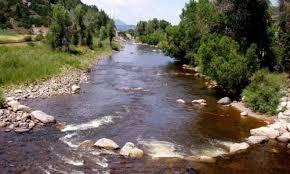
#> input picture MLP304x_0.1-A_EN/Lab 4/images/rivers/ANd9GcQ-Y4lf0VySCfoago7CrpHOCl1LHcbHaB2BMf6UvUSkeV4dtoIKlA.jpg, 290 x 174 px
$ jupyter execute --allow-errors 'Lab 4.ipynb'   (shell and % lines are left out)
#> lines starting #> are read from the running program, lines starting #| are printed output that depends on the picture
# Fitting Gaussian Mixture Models with EM

In this assignment you will
* implement the EM algorithm for a Gaussian mixture model
* apply your implementation to cluster images
* explore clustering results and interpret the output of the EM algorithm

**Note to Amazon EC2 users**: To conserve memory, make sure to stop all the other notebooks before running this notebook.

[cell 1]
from google.colab import drive
drive.mount('/content/drive')

## Import necessary packages

[cell 2]
import pandas as pd
import numpy as np
import matplotlib.pyplot as plt
import copy
from scipy.stats import multivariate_normal

### Try the model on simulated data

To visually comprehend how the EM model will work, we will generate some observations from a mixture of Gaussians and then run our EM algorithm to discover the mixture components. We'll begin with a function to generate the data, and a quick plot to visualize its output for a 2-dimensional mixture of three Gaussians.

Now we will create a function to generate data from a mixture of Gaussians model.

[cell 3]
def generate_MoG_data(num_data, means, covariances, weights):
    """ Creates a list of data points """
#> called with num_data = 100
    num_clusters = len(weights)
    data = []
    for i in range(num_data):
        #  Use np.random.choice and weights to pick a cluster id greater than or equal to 0 and less than num_clusters.
        k = np.random.choice(len(weights), 1, p=weights)[0]

        # Use np.random.multivariate_normal to create data from this cluster
        x = np.random.multivariate_normal(means[k], covariances[k])

        data.append(x)
    return data

After specifying a particular set of clusters (so that the results are reproducible across assignments), we use the above function to generate a dataset.

[cell 4]
# Model parameters
init_means = [
    [5, 0], # mean of cluster 1
    [1, 1], # mean of cluster 2
    [0, 5]  # mean of cluster 3
]
init_covariances = [
    [[.5, 0.], [0, .5]], # covariance of cluster 1
    [[.92, .38], [.38, .91]], # covariance of cluster 2
    [[.5, 0.], [0, .5]]  # covariance of cluster 3
]
init_weights = [1/4., 1/2., 1/4.]  # weights of each cluster

# Generate data
np.random.seed(4)
data = generate_MoG_data(100, init_means, init_covariances, init_weights)

[cell 5]
data

Now plot the data you created above. The plot should be a scatterplot with 100 points that appear to roughly fall into three clusters.

[cell 6]
plt.figure()
d = np.vstack(data)
plt.plot(d[:,0], d[:,1],'ko')
plt.rcParams.update({'font.size':16})
plt.tight_layout()
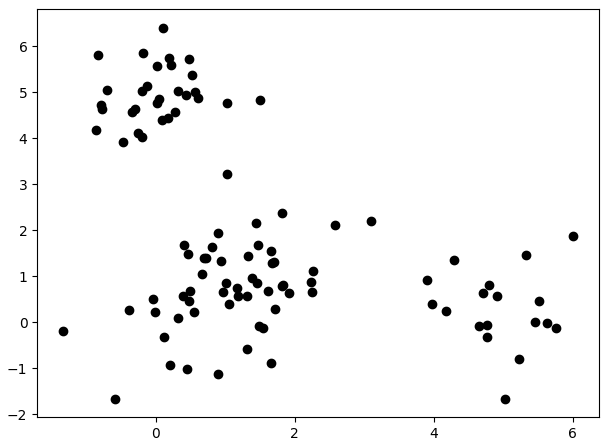
#> figure drawn by matplotlib, 1 panel

**EM Algorithm**

[cell 7]
def log_sum_exp(Z):
    """ Compute log(\sum_i exp(Z_i)) for some array Z."""
    return np.max(Z) + np.log(np.sum(np.exp(Z - np.max(Z))))

def loglikelihood(data, weights, means, covs):
    """ Compute the loglikelihood of the data for a Gaussian mixture model with the given parameters. """
    num_clusters = len(means)
    num_dim = len(data[0])

    ll = 0
    for d in data:

        Z = np.zeros(num_clusters)
        for k in range(num_clusters):

            # Compute (x-mu)^T * Sigma^{-1} * (x-mu)
            delta = np.array(d) - means[k]
            exponent_term = np.dot(delta.T, np.dot(np.linalg.inv(covs[k]), delta))

            # Compute loglikelihood contribution for this data point and this cluster
            Z[k] += np.log(weights[k])
            Z[k] -= 1/2. * (num_dim * np.log(2*np.pi) + np.log(np.linalg.det(covs[k])) + exponent_term)

        # Increment loglikelihood contribution of this data point across all clusters
        ll += log_sum_exp(Z)

    return ll

[cell 8]
def EM(data, init_means, init_covariances, init_weights, maxiter=1000, thresh=1e-4):

    # Make copies of initial parameters, which we will update during each iteration
    means = init_means[:]
    covariances = init_covariances[:]
    weights = init_weights[:]

    # Infer dimensions of dataset and the number of clusters
    num_data = len(data)
    num_dim = len(data[0])
    num_clusters = len(means)

    # Initialize some useful variables
    resp = np.zeros((num_data, num_clusters))
    ll = loglikelihood(data, weights, means, covariances)
    ll_trace = [ll]

    for i in range(maxiter):
        if i % 5 == 0:
            print("Iteration %s" % i)

        # E-step: compute responsibilities
        # Update resp matrix so that resp[j, k] is the responsibility of cluster k for data point j.
        # Hint: To compute likelihood of seeing data point j given cluster k, use multivariate_normal.pdf.
        for j in range(num_data):
            for k in range(num_clusters):
                # YOUR CODE HERE
                resp[j, k] = weights[k] * multivariate_normal.pdf(data[j], means[k], covariances[k])
        row_sums = resp.sum(axis=1)[:, np.newaxis]
        resp = resp / row_sums # normalize over all possible cluster assignments

        # M-step
        # Compute the total responsibility assigned to each cluster, which will be useful when
        # implementing M-steps below. In the lectures this is called N^{soft}
        counts = np.sum(resp, axis=0)

        for k in range(num_clusters):

            # Update the weight for cluster k using the M-step update rule for the cluster weight, \hat{\pi}_k.
            # YOUR CODE HERE
            weights[k] = counts[k]/num_data
            # Update means for cluster k using the M-step update rule for the mean variables.
            # This will assign the variable means[k] to be our estimate for \hat{\mu}_k.
            weighted_sum = 0
            for j in range(num_data):
                # YOUR CODE HERE
                weighted_sum += resp[j,k]*data[j]
            # YOUR CODE HERE
            means[k] = weighted_sum/counts[k]

            # Update covariances for cluster k using the M-step update rule for covariance variables.
            # This will assign the variable covariances[k] to be the estimate for \hat{\Sigma}_k.
            weighted_sum = np.zeros((num_dim, num_dim))
            for j in range(num_data):
                # YOUR CODE HERE (Hint: Use np.outer on the data[j] and this cluster's mean)
                weighted_sum += resp[j,k] * np.outer(data[j] - means[k], data[j] - means[k])
            # YOUR CODE HERE
            covariances[k] = weighted_sum/counts[k]


        # Compute the loglikelihood at this iteration
        # YOUR CODE HERE
        ll_latest = loglikelihood(data, weights, means, covariances)
        ll_trace.append(ll_latest)

        # Check for convergence in log-likelihood and store
        if (ll_latest - ll) < thresh and ll_latest > -np.inf:
            break
        ll = ll_latest

    if i % 5 != 0:
        print("Iteration %s" % i)

    out = {'weights': weights, 'means': means, 'covs': covariances, 'loglik': ll_trace, 'resp': resp}

    return out

[cell 9]
np.random.seed(5)

# Run EM
results = EM(data, init_means, init_covariances, init_weights)

[cell 10]
results['weights']

[cell 11]
results['means']

[cell 12]
results['covs']

[cell 13]
results['resp']

[cell 14]
results['loglik']

Now we'll fit a mixture of Gaussians to this data using our implementation of the EM algorithm. As with k-means, it is important to ask how we obtain an initial configuration of mixing weights and component parameters. In this simple case, we'll take three random points to be the initial cluster means, use the empirical covariance of the data to be the initial covariance in each cluster (a clear overestimate), and set the initial mixing weights to be uniform across clusters.

For sklearn's model, there is no internal customization to output values, but fortunately we can still listen to its log through `sys.stdout` stream. **Enable `verbose=50` to save the model running course to a buffer.**

[cell 15]
# redirect the log print into a buffer
import io, sys
log_buffer = io.StringIO()
default_stdout = sys.stdout
sys.stdout = log_buffer

# Create the model using Sklearn's library. Make sure to set verbosity to level 50
from sklearn.mixture import GaussianMixture
model = GaussianMixture(n_components=len(init_weights), random_state=5, verbose=50, means_init=init_means, weights_init=init_weights, precisions_init=np.linalg.inv(init_covariances))
model.fit(data)
# results = EM(data, initial_means, initial_covs, initial_weights)

sys.stdout = default_stdout
log_buffer.seek(0)
print(log_buffer.read())

**Note**. Like k-means, EM is prone to converging to a local optimum. In practice, you may want to run EM multiple times with different random initialization. We have omitted multiple restarts to keep the assignment reasonably short. For the purpose of this assignment, we assign a particular random seed (`random_state=5`) to ensure consistent results among the students.

We can extract related information from the fitted model in variable `model`. Specific parameters can be found <a href="https://scikit-learn.org/stable/modules/generated/sklearn.mixture.GaussianMixture.html">here</a>.

*For the following quiz questions, please round your answer to the nearest thousandth (3 decimals)*

**Quiz Question**: What is the weight that EM assigns to the first component after running the above codeblock?

[cell 16]
model.weights_

**Quiz Question**: Using the same set of results, obtain the mean that EM assigns the second component. What is the mean in the first dimension?

[cell 17]
model.means_

**Quiz Question**: Using the same set of results, obtain the covariance that EM assigns the third component. What is the variance in the first dimension?

[cell 18]
model.covariances_

### Plot progress of parameters

One useful feature of testing our implementation on low-dimensional simulated data is that we can easily visualize the results.

We will use the following `plot_contours` function to visualize the Gaussian components over the data at three different points in the algorithm's execution:

1. At initialization (using initial_mu, initial_cov, and initial_weights)
2. After running the algorithm to completion
3. After just 12 iterations (using parameters estimates returned when setting `maxiter=12`)

[cell 19]
import matplotlib.mlab as mlab

# provided function to display bivariate normal contours
def bivariate_normal(X, Y, sigmax=1.0, sigmay=1.0,
                     mux=0.0, muy=0.0, sigmaxy=0.0):


    Xmu = X-mux
    Ymu = Y-muy

    rho = sigmaxy/(sigmax*sigmay)
    z = Xmu**2/sigmax**2 + Ymu**2/sigmay**2 - 2*rho*Xmu*Ymu/(sigmax*sigmay)
    denominator = 2*np.pi*sigmax*sigmay*np.sqrt(1-rho**2)
    return np.exp(-z/(2*(1-rho**2))) / denominator


def plot_contours(data, means, covs, title):
#> called with title = 'First clusters'
    plt.figure()
    plt.plot([x[0] for x in data], [y[1] for y in data],'ko') # data

    delta = 0.025
    k = len(means)
    x = np.arange(-2.0, 7.0, delta)
    y = np.arange(-2.0, 7.0, delta)
    X, Y = np.meshgrid(x, y)
    col = ['green', 'red', 'indigo']
    for i in range(k):
        mean = means[i]
        cov = covs[i]
        sigmax = np.sqrt(cov[0][0])
        sigmay = np.sqrt(cov[1][1])
        sigmaxy = cov[0][1]/(sigmax*sigmay)
        Z = bivariate_normal(X, Y, sigmax, sigmay, mean[0], mean[1], sigmaxy)
        plt.contour(X, Y, Z, colors = col[i])
        plt.title(title)
    plt.rcParams.update({'font.size':16})
    plt.tight_layout()

[cell 20]
plot_contours(data, init_means, init_covariances, 'First clusters')
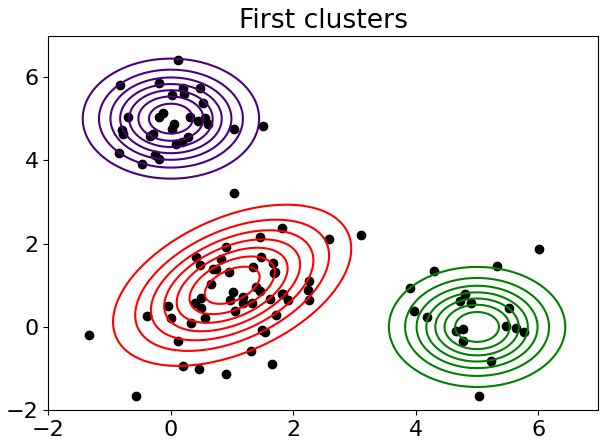
#> figure drawn by matplotlib, 1 panel

[cell 21]
# Parameters after running EM to convergence
plot_contours(data, model.means_, model.covariances_, 'Final clusters')
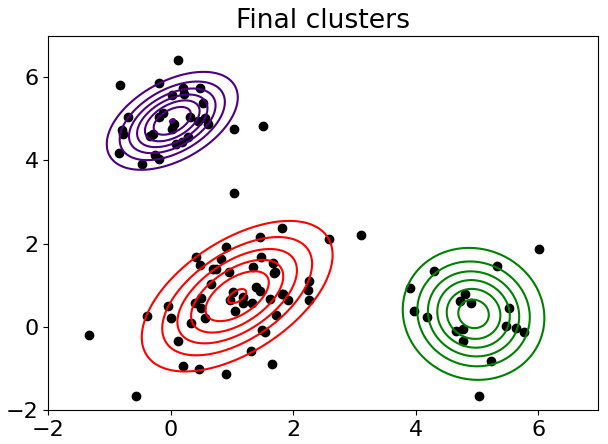
#> figure drawn by matplotlib, 1 panel

**Quiz Question**: Plot the loglikelihood that is observed at each iteration. Is the loglikelihood plot monotonically increasing, monotonically decreasing, or neither [multiple choice]?

[cell 22]
# extract the log likelihood from the buffer
log_buffer.seek(0)
buffered_text = log_buffer.read()
# YOUR CODE HERE
loglikelihoods = results['loglik']

[cell 23]
plt.plot(range(len(loglikelihoods)), loglikelihoods, linewidth=4)
plt.xlabel('Iteration')
plt.ylabel('Log-likelihood')
plt.rcParams.update({'font.size':16})
plt.tight_layout()
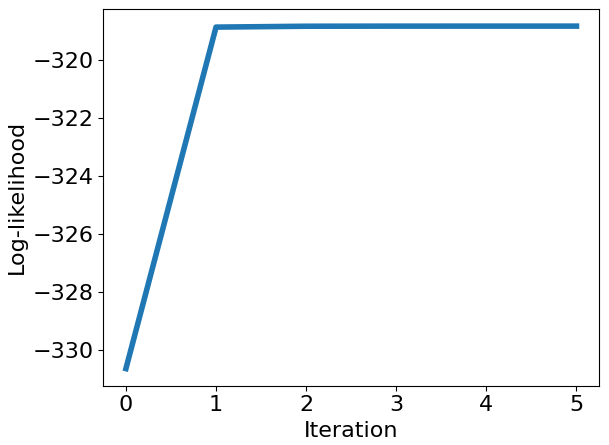
#> figure drawn by matplotlib, 1 panel

## Fitting a Gaussian mixture model for image data

Now that we're confident in our implementation of the EM algorithm, we'll apply it to cluster some more interesting data. In particular, we have a set of images that come from four categories: sunsets, rivers, trees and forests, and cloudy skies. For each image we are given the average intensity of its red, green, and blue pixels, so we have a 3-dimensional representation of our data. Our goal is to find a good clustering of these images using our EM implementation; ideally our algorithm would find clusters that roughly correspond to the four image categories.

To begin with, we'll take a look at the data and get it in a form suitable for input to our algorithm. The data are provided in a folder and organized as needed:

[cell 24]
import os
from matplotlib.image import imread
image_location = "/content/drive/MyDrive/FUNIX Progress/MLP304x_0.1-A_EN/Lab 4/images"
for root, _, files in sorted(os.walk(image_location)):
    for f in sorted(files):
        print("File {:s} located in {:s}".format(f, root))
        #pass

# Show the last file read in the location
last_file = os.path.join(root, f)
last_file_data = imread(last_file)
#> last_file_data is the input picture: shape (174, 290, 3); mean R, G, B 106.2, 99, 86.2
plt.imshow(last_file_data)
#print(last_file_data.shape)

Your challenge is to load the data into a `pandas.DataFrame` and convert the data into required format. The DataFrame <u>must</u> have two fields: *label* and *mean*. The label should be provided by the parent folder, and the mean is the average values of R/G/B loaded in from `matplotlib.image.imread`.

[cell 25]
import matplotlib as mlp
import matplotlib.pyplot as plt

[cell 26]
data = []

[cell 27]
image_location = "/content/drive/MyDrive/FUNIX Progress/MLP304x_0.1-A_EN/Lab 4/images"
for root, _, files in sorted(os.walk(image_location)):
    for f in sorted(files):
        data.append([root.replace(image_location + '/', ''), mlp.image.imread(root + '/' + f)])

[cell 28]
data = pd.DataFrame(data, columns=['label', 'raw_image'])
#> data = table of 2 rows and 2 columns

[cell 29]
data.head()
#> Out = table of 2 rows and 2 columns

[cell 30]
data['mean'] = data['raw_image']
for i in range(data.shape[0]):
  data['mean'][i] = np.mean(data['raw_image'][i][0], axis=0)

[cell 31]
# Read data from the selected directory and land it into DataFrame
data.head()
#> Out = table of 2 rows and 3 columns

Similarly to another code block, you must set `verbose=50` or higher to listen to the model's log. Unlike the prior block, failing to put it in will stop you from completing the section **Evaluate convergence** below.

[cell 32]
import sys, io
log_buffer = io.StringIO()
default_stdout = sys.stdout
sys.stdout = log_buffer
img_data = np.stack(list(data["mean"].values))
#> img_data = [[153.3, 158.7, 160.3], [129.4, 133.1, 129.8]]
# don't forget verbose=50
img_model = GaussianMixture(n_components=4, random_state=5, verbose=50)
#> (the rest of this cell did not finish here and is left out)
